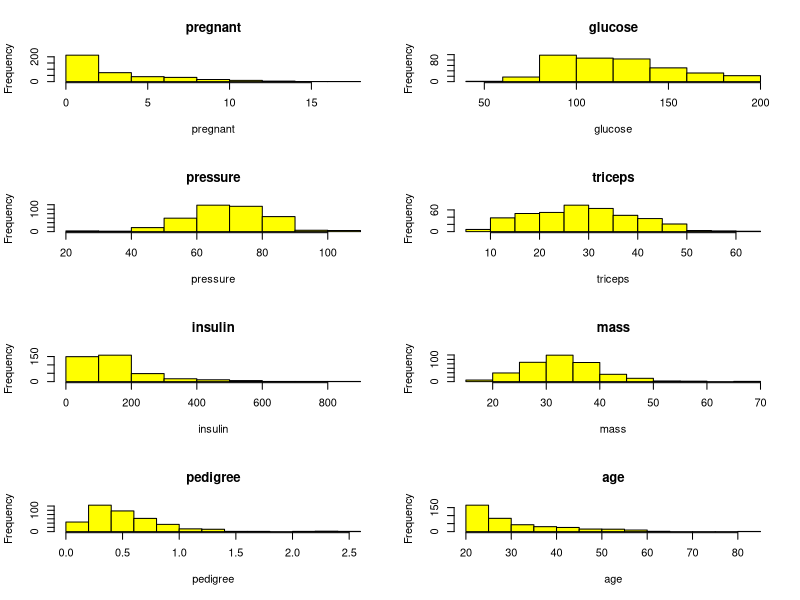
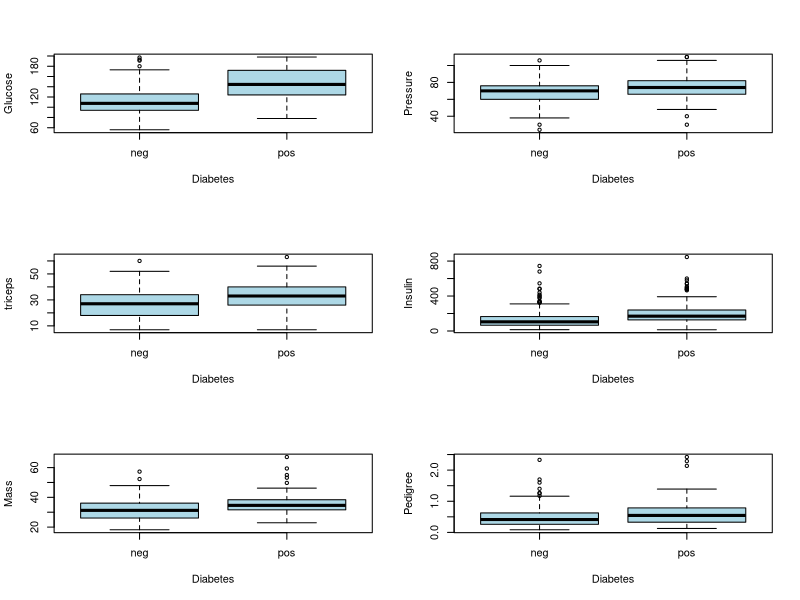
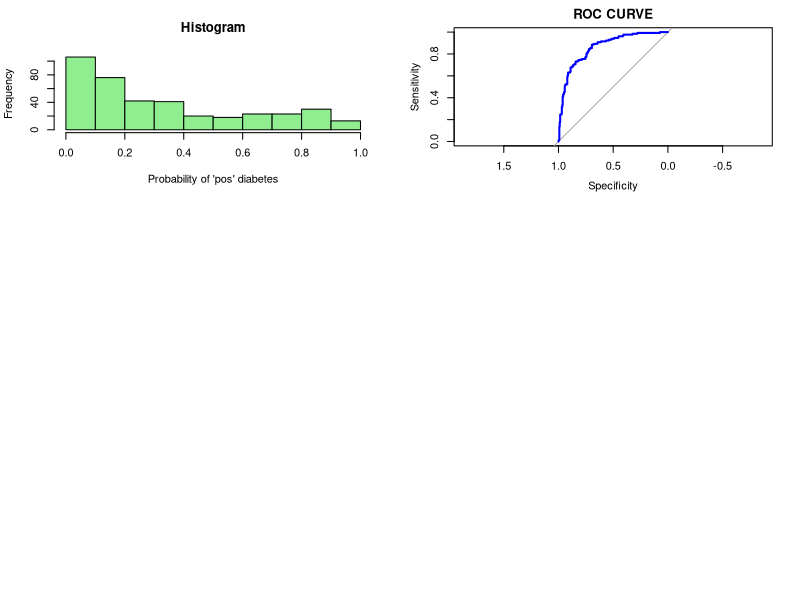

These charts were generated, in order, by the following R code:
#prediction of whether a person is a diabetic or not

#importing libraries and dataset
install.packages('mlbench')
install.packages('MASS')
install.packages('pROC')
library(mlbench)
library(MASS)
library(pROC)
data("PimaIndiansDiabetes2")
head(PimaIndiansDiabetes2)

#Data Analysis
summary(PimaIndiansDiabetes2)
#remove missing values
newdata<-na.omit(PimaIndiansDiabetes2)
summary(newdata)
#Analyzing distribution
par(mfrow = c(4,2))
for( i in 1:8){
  hist(newdata[,i], main = colnames(newdata)[i],xlab=colnames(newdata)[i], col = 'yellow')
  }
#pregnant and age variables are higly skewed
newdata$age_bucket <- as.factor(ifelse(newdata$age<=30,"20-30",ifelse(newdata$age<=40,"31-40",ifelse(newdata$age<=50,"41-50","50+"))))
newdata$preg_bucket <- as.factor(ifelse(newdata$pregnant<=5,"0-5",ifelse(newdata$pregnant<=10,"6-10","10+")))
#analysing continuous independent variables
par(mfrow = c(3,2))
boxplot(glucose~diabetes, ylab="Glucose", xlab= "Diabetes", col="light blue",data = newdata)
boxplot(pressure~diabetes, ylab="Pressure", xlab= "Diabetes", col="light blue",data = newdata)
boxplot(triceps~diabetes, ylab="triceps", xlab= "Diabetes", col="light blue",data = newdata)
boxplot(insulin~diabetes, ylab="Insulin", xlab= "Diabetes", col="light blue",data = newdata)
boxplot(mass~diabetes, ylab="Mass", xlab= "Diabetes", col="light blue",data = newdata)
boxplot(pedigree~diabetes, ylab="Pedigree", xlab= "Diabetes", col="light blue",data = newdata)
#analysing categorical variables
xtabs(~diabetes + age_bucket, data = newdata)
xtabs(~diabetes + preg_bucket, data = newdata)

#creating a new dataset
newdata2 <- newdata[,c("diabetes","glucose","pressure","triceps","insulin","mass","pedigree","age_bucket","preg_bucket")]

#applying logistic regression model on whole data
logit_1 <- glm(diabetes~., family = binomial,data = newdata2)
summary(logit_1)

#variable selection
logit_2 <- stepAIC(logit_1)
summary(logit_2)
summary(logit_2$fitted.values)
hist(logit_2$fitted.values,main = " Histogram ",xlab = "Probability of 'pos' diabetes", col = 'light green')

#prediction
newdata2$Predict <- ifelse(logit_2$fitted.values >0.5,"pos","neg")

#comparing logit1 and logit2
logit_1$aic
logit_2$aic

#confusion matrix
mytable <- table(newdata2$diabetes,newdata2$Predict)
rownames(mytable) <- c("Obs. neg","Obs. pos")
colnames(mytable) <- c("Pred. neg","Pred. pos")
mytable

#efficiency
efficiency <- sum(diag(mytable))/sum(mytable)
efficiency

#ROC Curve
roc(diabetes~logit_2$fitted.values, data = newdata2, plot = TRUE, main = "ROC CURVE", col= "blue")

#Accuracy using area under curve (AUC)
auc(diabetes~logit_2$fitted.values, data = newdata2)
auc
